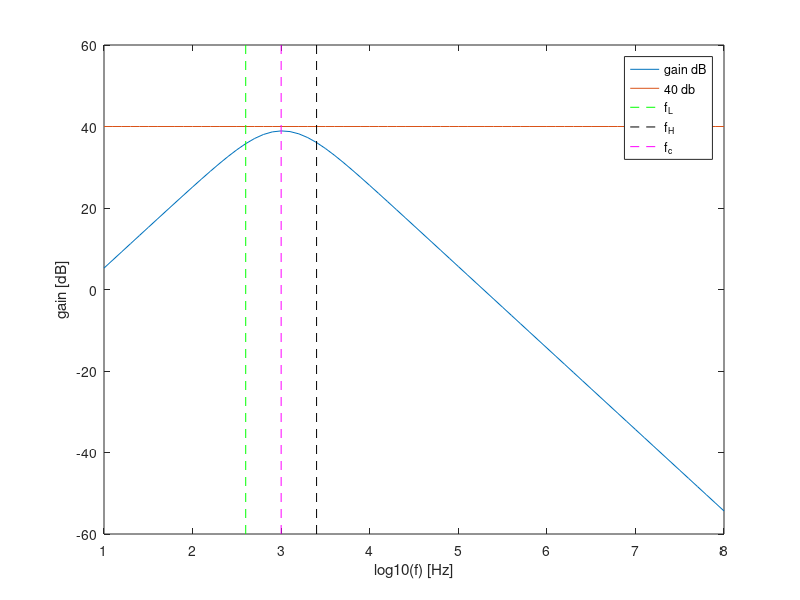

MATLAB code for this plot:
%chosen components
R1=1*10^3
R2=1*10^3
R3= 110*10^3+ (200*10^3*10*10^3)/(210*10^3)
R4=(1*10^3*10*10^3)/(11*10^3)

C1=220*10^(-9)
C2=220*10^(-9)/2

%computing COST
costR=(R1+R2+R3+R4)/1000
costC=(C1+C2)*10^(6)

costR741=(1e3+50e3+1e3+5e3+50e3+50+50+25+7.5e3+4.5e5+39e3)/1000
costC741=(30*10^(-12))*10^(6)
cost741=costR741+costC741+22*0.1+1*0.1

COST=costR+costC+cost741



%computing capacitor's impedances
f=1:0.1:8;;
w=2*pi*power(10,f);
%s=j*w;

ZC1=1./(j*w*C1);
ZC2=1./(j*w*C2);


%computing transfer function
fator1=R1./(R1+ZC1);
fator12=(1+R3/R4).*fator1;
T=abs(ZC2./(ZC2+R2).*fator12);
%converting gain (directly from transfer function to dB)
TdB=20*log10(T);




%computing maximum gain
max=max(TdB)

%computing cut off frequencies (finding out the frequency 3dB bellow the max gain)
flag1=0; 
flag2=0;
for i=1:length(f)
  if(flag1==0 && TdB(i)>=(max-3))
  lowf=f(i-1)
  lowF=power(10,lowf)
  wL=2*pi*power(10,lowf)
  flag1=1;
endif
  if((flag1==1) && (flag2==0) && (TdB(i)<(max-3)))
   highf=f(i-1)
   highF=power(10,highf)
   wH=2*pi*power(10,highf)
   flag2=1;
 endif 
endfor

%central frequency + deviation
fc=sqrt(lowF*highF)
wc=sqrt(wL*wH)
fdev=abs(1000-fc)

%gain + deviation
%40dB <=> 100 amplification
a=log10(fc)
b=int32(10*log10(fc)-10) %finding out iteration corresponding to the central frequency
gain = T(b)
gaindB=TdB(b)%so para ver
gaindev=abs(100-gain)

MERIT=1/(COST*(gaindev+fdev+10^(-6)))

figure;
plot(f,TdB);
hold on;
plot(f,40.+0*f);
hold on;
line ([lowf lowf], [-60 60], "linestyle", "--", "color", "g");
hold on;
line ([highf highf], [-60 60], "linestyle", "--", "color", "k");
hold on;
line ([log10(fc) log10(fc)], [-60 60], "linestyle", "--", "color", "m");
legend("gain dB","40 db","f_L","f_H","f_c");
xlabel ("log10(f) [Hz]");
ylabel ("gain [dB]");
print ("T.eps", "-depsc");



tab=fopen("final.tex", "w");
fprintf(tab, "Gain DB & %f dB \\\\ \\hline \n", gaindB);
fprintf(tab, "Gain & %f \\\\ \\hline \n", gain);
fprintf(tab, "Bandwidth & %f Hz \\\\ \\hline \n", highF-lowF);
fprintf(tab, "Central Frequency & %f Hz \\\\ \\hline \n", fc);
fprintf(tab, "Frequency Deviation & %f Hz \\\\ \\hline \n", fdev);
fprintf(tab, "Gain Deviation & %f Hz\\\\ \\hline \n", gaindev);
fprintf(tab, "Cost & %f MU\\\\ \\hline \n", COST);
fprintf(tab, "Merit & %f\\\\ \\hline \n", MERIT);
fclose(tab);

%computing input and output impedances
f=fc
w=2*pi*f
ZC1=1./(j*w*C1);
ZC2=1./(j*w*C2);
Zin=ZC1+R1
Zout=1/(1/R2+1/ZC2)

tab=fopen("impedances.tex", "w");
fprintf(tab, "Input Impedance & %f Ohm \\\\ \\hline \n", Zin);
fprintf(tab, "Output Impedance & %f Ohm \\\\ \\hline \n", Zout);
fclose(tab);
